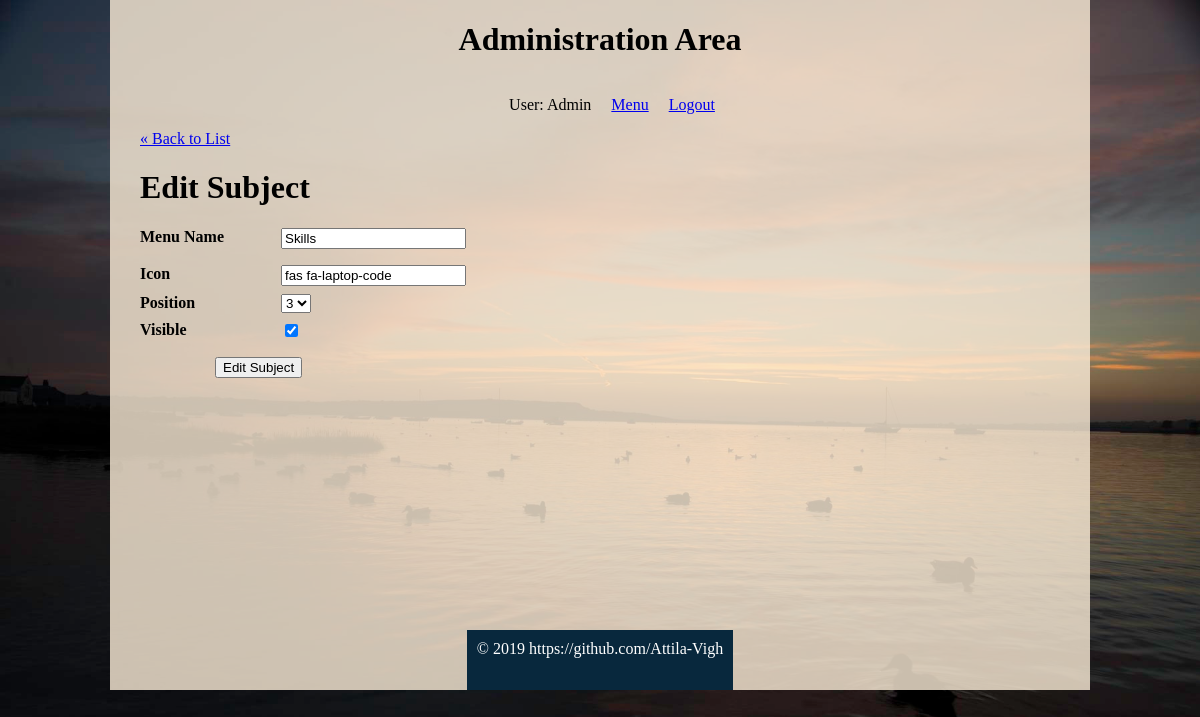
Page /administration/subjects/edit.php?id=11 (signed in) on the committed database.
### tables this page shows
CREATE TABLE IF NOT EXISTS `subjects` (
  `id` int(11) NOT NULL AUTO_INCREMENT,
  `icon` varchar(20) DEFAULT NULL,
  `menu_name` varchar(255) DEFAULT NULL,
  `position` int(3) DEFAULT NULL,
  `visible` tinyint(1) DEFAULT NULL,
  PRIMARY KEY (`id`)
);

### private/classes/databaseobject.class.php (called while the page is built, shortened)
<?php
class DatabaseObject {
    static protected $database;
    static protected $table_name = "";
    static public function set_database($database) {
        self::$database = $database;
    }
    static public function find_by_sql($sql) {
        $result = self::$database->query($sql);
        $object_array = [];
        while($record = $result->fetch_assoc()) {
            $object = new static;
            foreach($record as $property => $value) {
                if(property_exists($object, $property)) {
                    $object->$property = $value;
                }
            }
            $object_array[] = $object;
        }
        return $object_array;
    }
    static public function count_all() {
        $sql = "SELECT COUNT(*) FROM " . static::$table_name;
        $result_set = self::$database->query($sql);
        $row = $result_set->fetch_array();
        return array_shift($row);
    }
    static public function find_by_id($id) {
        $sql = "SELECT * FROM " . static::$table_name . " ";
        $sql .= "WHERE id='" . self::$database->escape_string($id) . "'";
        $obj_array = static::find_by_sql($sql);
        if(!empty($obj_array)) {
            return array_shift($obj_array);
        } else {
            return false;
        }
    }
}
?>

### private/functions.php (called while the page is built, shortened)
<?php
    function h($string="") {
        return htmlspecialchars($string);
    }
?>

### public/administration/subjects/form_fields.php (the view, shortened to what this page needs)
<dl>
    <dt>Menu Name</dt>
    <dd><input type="text" name="subject[menu_name]" value="<?php echo h($subject->menu_name); ?>" /></dd>
</dl>
<dl>
<dl>
    <dt>Icon</dt>
    <dd><input type="text" name="subject[icon]" value="<?php echo h($subject->icon); ?>" /></dd>
</dl>
<dl>
    <dt>Position</dt>
    <dd>
        <select name="subject[position]">
        <?php
        for($i=1; $i <= $subject_count; $i++) {
            echo "<option value=\"{$i}\"";
            if($subject->position == $i) {
            echo " selected";
            }
            echo ">{$i}</option>";
        }
        ?>
        </select>
    </dd>
</dl>
<dl>
    <dt>Visible</dt>
    <dd>
        <input type="checkbox" name="subject[visible]" value="1"<?php if($subject->visible == 1) { echo " checked"; } ?> />
    </dd>
</dl>

### public/css/login.css (style rules this page uses)
html { height: 100%; }
html body { height: 100%; background-color: #684730c4; background-image: url("/public/images/homepage_assets/05.jpg"); background-color: #cccccc; background-position: center; background-repeat: no-repeat; background-size: 100% 100%; display: -webkit-box; display: -ms-flexbox; display: flex; -webkit-box-align: center; -ms-flex-align: center; align-items: center; -webkit-box-orient: vertical; -webkit-box-direction: normal; -ms-flex-direction: column; flex-direction: column; }

### public/css/administration.css (style rules this page uses)
html { height: 100%; width: 100%; }
html body { width: 100%; margin: 0; padding: 0; }
html body .wrapper #content dl { clear: both; overflow: hidden; margin: 0.5em 0; }
html body .wrapper #content dl dt { float: left; font-weight: bold; width: 125px; }
html body .wrapper #content dl dd { float: left; margin-left: 1em; }

### rows in the picture
subjects: menu_name "Skills", icon "fas fa-laptop-code", position "3", visible "☑"

### other values in the picture
$_SESSION['username'] "Admin"
